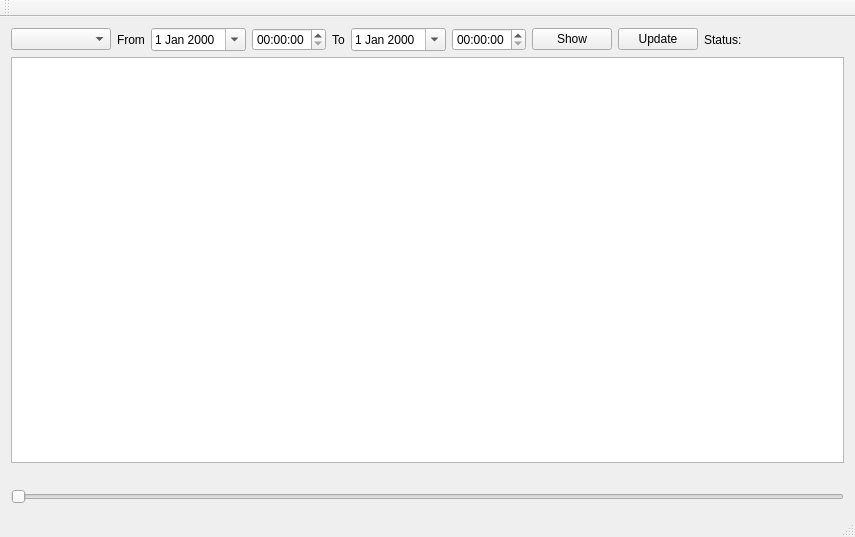
<?xml version="1.0" encoding="UTF-8"?>
<ui version="4.0">
 <class>MainWindow</class>
 <widget class="QMainWindow" name="MainWindow">
  <property name="geometry">
   <rect>
    <x>0</x>
    <y>0</y>
    <width>855</width>
    <height>537</height>
   </rect>
  </property>
  <property name="windowTitle">
   <string>MainWindow</string>
  </property>
  <widget class="QWidget" name="centralWidget">
   <layout class="QGridLayout" name="gridLayout_2">
    <item row="1" column="0">
     <layout class="QGridLayout" name="gridLayout_viewer">
      <item row="0" column="0">
       <widget class="QGraphicsView" name="graphicsView_frames">
        <property name="enabled">
         <bool>true</bool>
        </property>
       </widget>
      </item>
     </layout>
    </item>
    <item row="2" column="0">
     <widget class="QLabel" name="label_time">
      <property name="text">
       <string/>
      </property>
      <property name="alignment">
       <set>Qt::AlignCenter</set>
      </property>
     </widget>
    </item>
    <item row="3" column="0">
     <widget class="QSlider" name="horizontalSlider_ch">
      <property name="enabled">
       <bool>false</bool>
      </property>
      <property name="orientation">
       <enum>Qt::Horizontal</enum>
      </property>
     </widget>
    </item>
    <item row="0" column="0">
     <layout class="QGridLayout" name="gridLayout_3">
      <item row="0" column="7">
       <widget class="QPushButton" name="pushButton_Show">
        <property name="text">
         <string>Show</string>
        </property>
        <property name="checkable">
         <bool>false</bool>
        </property>
       </widget>
      </item>
      <item row="0" column="0">
       <widget class="QComboBox" name="comboBoxIpList">
        <property name="enabled">
         <bool>true</bool>
        </property>
        <property name="minimumSize">
         <size>
          <width>100</width>
          <height>0</height>
         </size>
        </property>
        <property name="layoutDirection">
         <enum>Qt::LeftToRight</enum>
        </property>
       </widget>
      </item>
      <item row="0" column="13">
       <spacer name="horizontalSpacer">
        <property name="orientation">
         <enum>Qt::Horizontal</enum>
        </property>
        <property name="sizeHint" stdset="0">
         <size>
          <width>20</width>
          <height>20</height>
         </size>
        </property>
       </spacer>
      </item>
      <item row="0" column="2">
       <widget class="QDateEdit" name="dateEdit_start">
        <property name="dateTime">
         <datetime>
          <hour>0</hour>
          <minute>0</minute>
          <second>0</second>
          <year>2000</year>
          <month>1</month>
          <day>1</day>
         </datetime>
        </property>
        <property name="calendarPopup">
         <bool>true</bool>
        </property>
       </widget>
      </item>
      <item row="0" column="1">
       <widget class="QLabel" name="label">
        <property name="text">
         <string>From</string>
        </property>
       </widget>
      </item>
      <item row="0" column="3">
       <widget class="QTimeEdit" name="timeEdit_start">
        <property name="calendarPopup">
         <bool>false</bool>
        </property>
       </widget>
      </item>
      <item row="0" column="4">
       <widget class="QLabel" name="label_2">
        <property name="text">
         <string>To</string>
        </property>
       </widget>
      </item>
      <item row="0" column="5">
       <widget class="QDateEdit" name="dateEdit_end">
        <property name="calendarPopup">
         <bool>true</bool>
        </property>
       </widget>
      </item>
      <item row="0" column="6">
       <widget class="QTimeEdit" name="timeEdit_end"/>
      </item>
      <item row="0" column="12">
       <widget class="QLabel" name="label_status">
        <property name="text">
         <string/>
        </property>
       </widget>
      </item>
      <item row="0" column="8" colspan="2">
       <widget class="QPushButton" name="pushButton">
        <property name="text">
         <string>Update</string>
        </property>
       </widget>
      </item>
      <item row="0" column="11">
       <widget class="QLabel" name="label_3">
        <property name="text">
         <string>Status:</string>
        </property>
       </widget>
      </item>
     </layout>
    </item>
   </layout>
  </widget>
  <widget class="QMenuBar" name="menuBar">
   <property name="geometry">
    <rect>
     <x>0</x>
     <y>0</y>
     <width>855</width>
     <height>21</height>
    </rect>
   </property>
  </widget>
  <widget class="QToolBar" name="mainToolBar">
   <attribute name="toolBarArea">
    <enum>TopToolBarArea</enum>
   </attribute>
   <attribute name="toolBarBreak">
    <bool>false</bool>
   </attribute>
  </widget>
  <widget class="QStatusBar" name="statusBar"/>
 </widget>
 <layoutdefault spacing="6" margin="11"/>
 <resources/>
 <connections/>
</ui>
